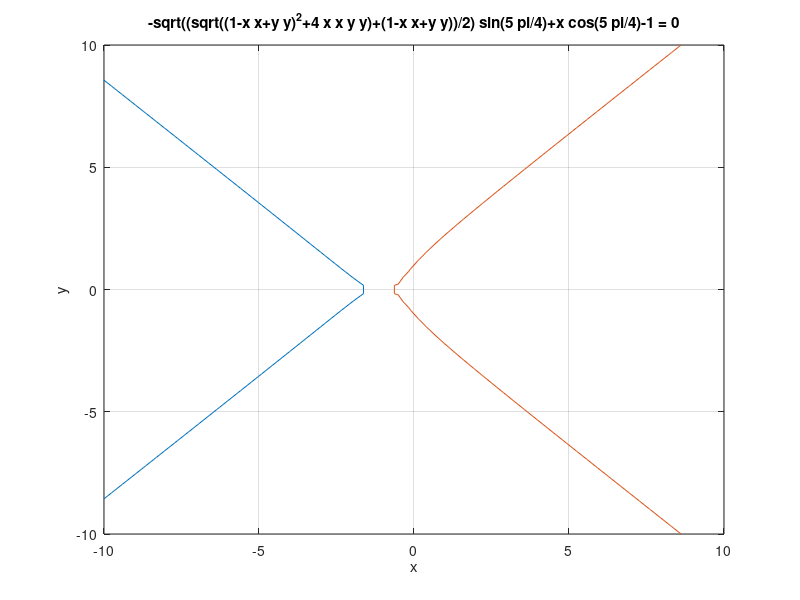

This figure's MATLAB source:
figure;ezplot('sqrt((sqrt((1-x*x+y*y)^2+4*x*x*y*y)+(1-x*x+y*y))/2)*sin(5*pi/4)+x*cos(5*pi/4)-1',[-10,10])
hold on
ezplot('-sqrt((sqrt((1-x*x+y*y)^2+4*x*x*y*y)+(1-x*x+y*y))/2)*sin(5*pi/4)+x*cos(5*pi/4)-1',[-10,10])
grid
grid on